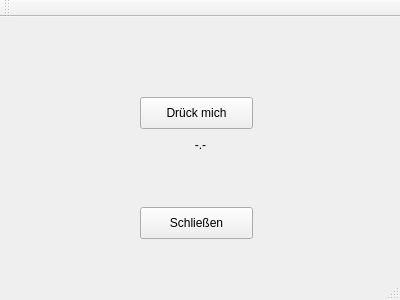
<?xml version="1.0" encoding="UTF-8"?>
<ui version="4.0">
 <class>MainWindow</class>
 <widget class="QMainWindow" name="MainWindow">
  <property name="geometry">
   <rect>
    <x>0</x>
    <y>0</y>
    <width>400</width>
    <height>300</height>
   </rect>
  </property>
  <property name="windowTitle">
   <string>MainWindow</string>
  </property>
  <widget class="QWidget" name="centralWidget">
   <widget class="QPushButton" name="pushButton">
    <property name="geometry">
     <rect>
      <x>140</x>
      <y>80</y>
      <width>113</width>
      <height>32</height>
     </rect>
    </property>
    <property name="text">
     <string>Drück mich</string>
    </property>
   </widget>
   <widget class="QLabel" name="label">
    <property name="geometry">
     <rect>
      <x>120</x>
      <y>120</y>
      <width>161</width>
      <height>16</height>
     </rect>
    </property>
    <property name="text">
     <string>-.-</string>
    </property>
    <property name="textFormat">
     <enum>Qt::PlainText</enum>
    </property>
    <property name="alignment">
     <set>Qt::AlignCenter</set>
    </property>
   </widget>
   <widget class="QPushButton" name="pushButton_2">
    <property name="geometry">
     <rect>
      <x>140</x>
      <y>190</y>
      <width>113</width>
      <height>32</height>
     </rect>
    </property>
    <property name="text">
     <string>Schließen</string>
    </property>
   </widget>
  </widget>
  <widget class="QMenuBar" name="menuBar">
   <property name="geometry">
    <rect>
     <x>0</x>
     <y>0</y>
     <width>400</width>
     <height>22</height>
    </rect>
   </property>
  </widget>
  <widget class="QToolBar" name="mainToolBar">
   <attribute name="toolBarArea">
    <enum>TopToolBarArea</enum>
   </attribute>
   <attribute name="toolBarBreak">
    <bool>false</bool>
   </attribute>
  </widget>
  <widget class="QStatusBar" name="statusBar"/>
 </widget>
 <layoutdefault spacing="6" margin="11"/>
 <resources/>
 <connections>
  <connection>
   <sender>pushButton_2</sender>
   <signal>clicked()</signal>
   <receiver>MainWindow</receiver>
   <slot>close()</slot>
   <hints>
    <hint type="sourcelabel">
     <x>199</x>
     <y>239</y>
    </hint>
    <hint type="destinationlabel">
     <x>372</x>
     <y>198</y>
    </hint>
   </hints>
  </connection>
  <connection>
   <sender>pushButton</sender>
   <signal>released()</signal>
   <receiver>MainWindow</receiver>
   <slot>raise()</slot>
   <hints>
    <hint type="sourcelabel">
     <x>192</x>
     <y>132</y>
    </hint>
    <hint type="destinationlabel">
     <x>44</x>
     <y>76</y>
    </hint>
   </hints>
  </connection>
 </connections>
</ui>
